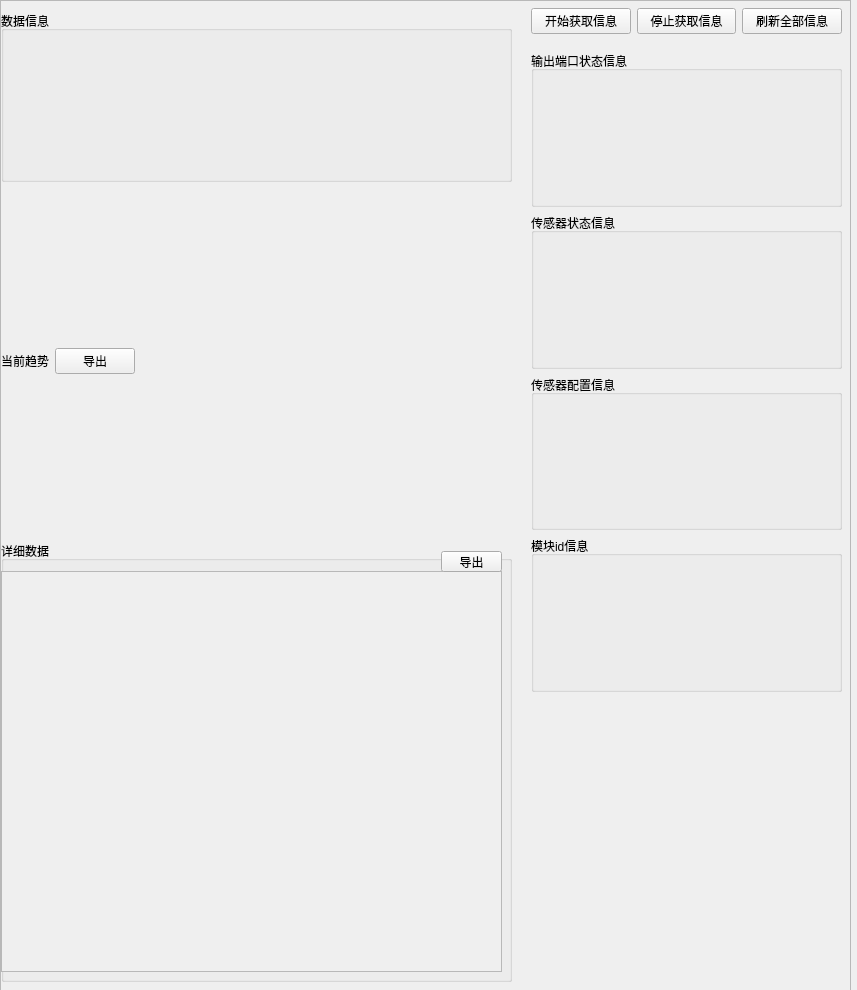
<?xml version="1.0" encoding="UTF-8"?>
<ui version="4.0">
 <class>tab_1_frame</class>
 <widget class="QWidget" name="tab_1_frame">
  <property name="geometry">
   <rect>
    <x>0</x>
    <y>0</y>
    <width>857</width>
    <height>990</height>
   </rect>
  </property>
  <property name="windowTitle">
   <string>Form</string>
  </property>
  <widget class="QWidget" name="verticalLayoutWidget_4">
   <property name="geometry">
    <rect>
     <x>0</x>
     <y>0</y>
     <width>851</width>
     <height>991</height>
    </rect>
   </property>
   <layout class="QVBoxLayout" name="tab_1_layout">
    <item>
     <widget class="QScrollArea" name="tab_1_layout_scroll">
      <property name="widgetResizable">
       <bool>true</bool>
      </property>
      <widget class="QWidget" name="tab_1_layout_scroll_content">
       <property name="geometry">
        <rect>
         <x>0</x>
         <y>0</y>
         <width>847</width>
         <height>987</height>
        </rect>
       </property>
       <widget class="QWidget" name="verticalLayoutWidget_5">
        <property name="geometry">
         <rect>
          <x>0</x>
          <y>10</y>
          <width>511</width>
          <height>171</height>
         </rect>
        </property>
        <layout class="QVBoxLayout" name="function_04_layout">
         <item>
          <widget class="QGroupBox" name="function_04">
           <property name="title">
            <string>数据信息</string>
           </property>
          </widget>
         </item>
        </layout>
       </widget>
       <widget class="QWidget" name="verticalLayoutWidget_8">
        <property name="geometry">
         <rect>
          <x>0</x>
          <y>540</y>
          <width>511</width>
          <height>441</height>
         </rect>
        </property>
        <layout class="QVBoxLayout" name="verticalLayout">
         <item>
          <widget class="QGroupBox" name="detaildata_groupbox">
           <property name="styleSheet">
            <string notr="true"/>
           </property>
           <property name="title">
            <string>详细数据</string>
           </property>
           <property name="flat">
            <bool>false</bool>
           </property>
           <widget class="QScrollArea" name="detaildata_scroll">
            <property name="geometry">
             <rect>
              <x>0</x>
              <y>30</y>
              <width>501</width>
              <height>401</height>
             </rect>
            </property>
            <property name="widgetResizable">
             <bool>true</bool>
            </property>
            <widget class="QWidget" name="detaildata_scroll_content">
             <property name="geometry">
              <rect>
               <x>0</x>
               <y>0</y>
               <width>499</width>
               <height>399</height>
              </rect>
             </property>
            </widget>
           </widget>
           <widget class="QPushButton" name="export_detaildata_btn">
            <property name="geometry">
             <rect>
              <x>440</x>
              <y>10</y>
              <width>61</width>
              <height>21</height>
             </rect>
            </property>
            <property name="text">
             <string>导出</string>
            </property>
           </widget>
          </widget>
         </item>
        </layout>
       </widget>
       <widget class="QWidget" name="verticalLayoutWidget_9">
        <property name="geometry">
         <rect>
          <x>0</x>
          <y>190</y>
          <width>511</width>
          <height>341</height>
         </rect>
        </property>
        <layout class="QVBoxLayout" name="verticalLayout_3">
         <property name="topMargin">
          <number>0</number>
         </property>
         <item>
          <layout class="QHBoxLayout" name="horizontalLayout_6">
           <item>
            <widget class="QLabel" name="nowdata_trend_label">
             <property name="text">
              <string>当前趋势</string>
             </property>
            </widget>
           </item>
           <item>
            <widget class="QPushButton" name="export_alldata_btn">
             <property name="text">
              <string>导出</string>
             </property>
            </widget>
           </item>
           <item>
            <spacer name="horizontalSpacer">
             <property name="orientation">
              <enum>Qt::Horizontal</enum>
             </property>
             <property name="sizeHint" stdset="0">
              <size>
               <width>40</width>
               <height>20</height>
              </size>
             </property>
            </spacer>
           </item>
          </layout>
         </item>
         <item>
          <layout class="QHBoxLayout" name="now_data_layout"/>
         </item>
        </layout>
       </widget>
       <widget class="QWidget" name="verticalLayoutWidget_10">
        <property name="geometry">
         <rect>
          <x>530</x>
          <y>50</y>
          <width>311</width>
          <height>641</height>
         </rect>
        </property>
        <layout class="QVBoxLayout" name="verticalLayout_4">
         <property name="topMargin">
          <number>0</number>
         </property>
         <property name="rightMargin">
          <number>0</number>
         </property>
         <item>
          <layout class="QVBoxLayout" name="function_01_layout">
           <item>
            <widget class="QGroupBox" name="function_01">
             <property name="title">
              <string>输出端口状态信息</string>
             </property>
            </widget>
           </item>
          </layout>
         </item>
         <item>
          <layout class="QVBoxLayout" name="function_02_layout">
           <item>
            <widget class="QGroupBox" name="function_02">
             <property name="title">
              <string>传感器状态信息</string>
             </property>
            </widget>
           </item>
          </layout>
         </item>
         <item>
          <layout class="QVBoxLayout" name="function_03_layout">
           <item>
            <widget class="QGroupBox" name="function_03">
             <property name="title">
              <string>传感器配置信息</string>
             </property>
            </widget>
           </item>
          </layout>
         </item>
         <item>
          <layout class="QVBoxLayout" name="function_11_layout">
           <item>
            <widget class="QGroupBox" name="function_11">
             <property name="title">
              <string>模块id信息</string>
             </property>
            </widget>
           </item>
          </layout>
         </item>
        </layout>
       </widget>
       <widget class="QWidget" name="horizontalLayoutWidget">
        <property name="geometry">
         <rect>
          <x>530</x>
          <y>0</y>
          <width>311</width>
          <height>41</height>
         </rect>
        </property>
        <layout class="QHBoxLayout" name="horizontalLayout">
         <property name="leftMargin">
          <number>0</number>
         </property>
         <item>
          <widget class="QPushButton" name="start">
           <property name="text">
            <string>开始获取信息</string>
           </property>
          </widget>
         </item>
         <item>
          <widget class="QPushButton" name="stop">
           <property name="text">
            <string>停止获取信息</string>
           </property>
          </widget>
         </item>
         <item>
          <widget class="QPushButton" name="refresh">
           <property name="text">
            <string>刷新全部信息</string>
           </property>
          </widget>
         </item>
        </layout>
       </widget>
      </widget>
     </widget>
    </item>
   </layout>
  </widget>
 </widget>
 <resources>
  <include location="../../../resource/mainPage.qrc"/>
 </resources>
 <connections/>
</ui>
